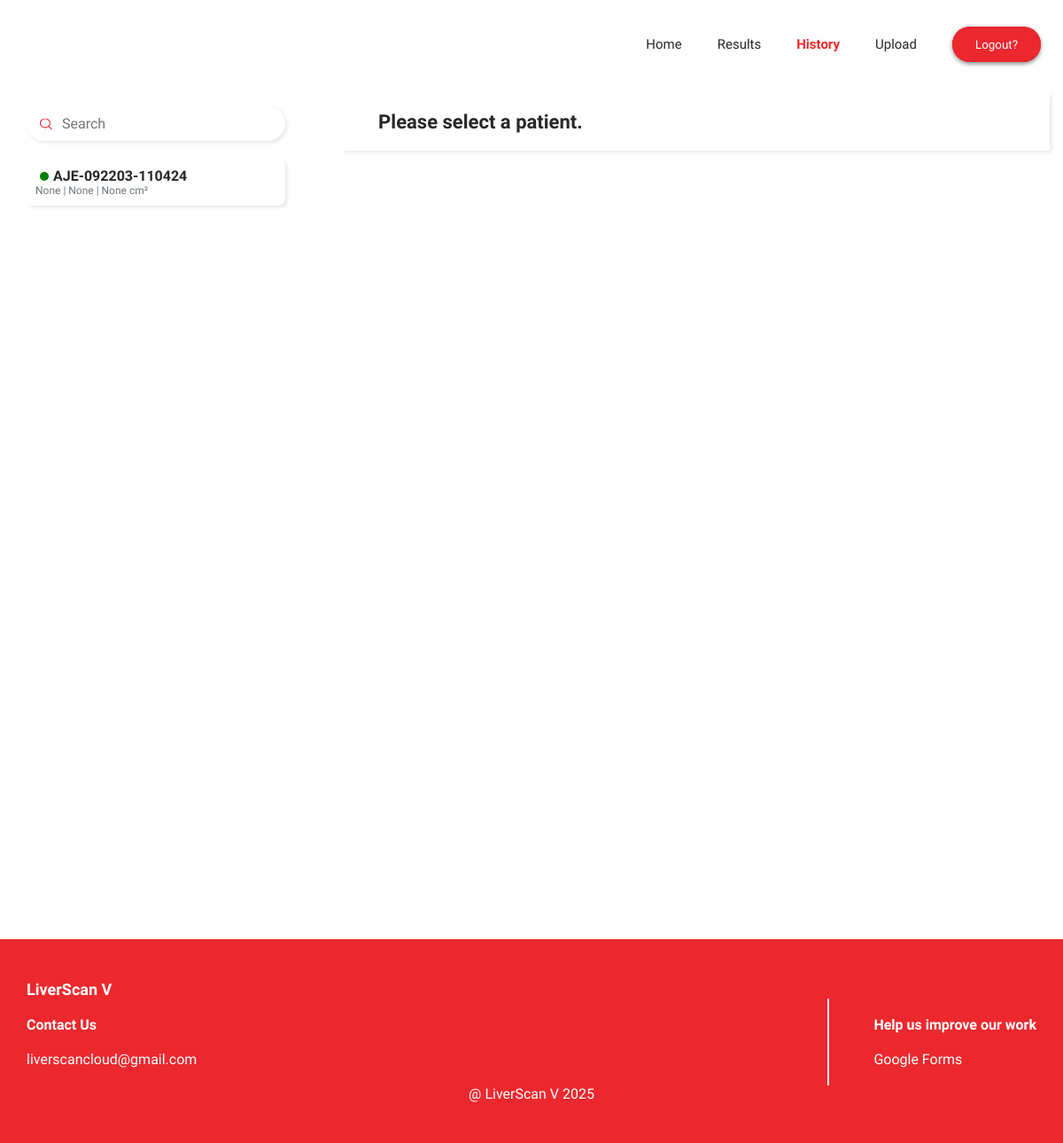
The page /doctor/history (signed in) on the database as committed earlier.
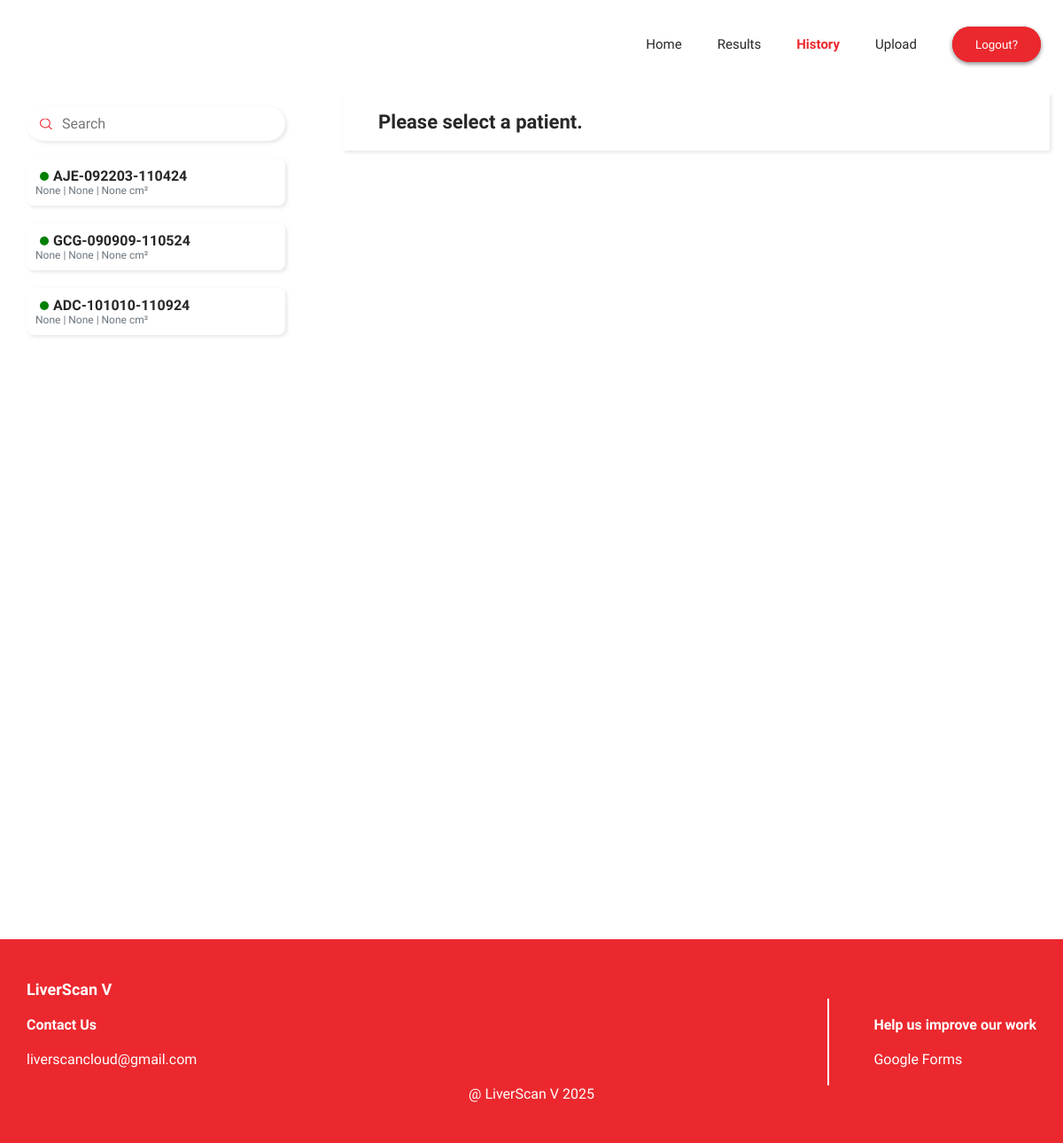
The same page on the database as committed later.
### liverscan/models.py (models this page shows, shortened)
class Diagnosis(models.Model):
    DIAGNOSIS_CHOICES = [
        ('abscess', 'Abscess'),
        ('cyst', 'Cyst'),
        ('tumor', 'Tumor'),
        ('none', 'None'),
    ]
    STATUS_CHOICES = [
        (1, "Input sent for prediction."),
        (2, "Prediction is ready."),
        (3, "Final diagnosis submitted."),
    ]
    patient_id = models.CharField(max_length=22)
    status = models.IntegerField(choices=STATUS_CHOICES)
    doctor_assigned = models.ForeignKey(CustomUser, on_delete=models.PROTECT)
    patient_initials = models.CharField(max_length=10)
    birthday = models.DateField()
    diagnosis_date = models.DateField()
    unenhanced_ct = models.ImageField(blank=True, null=True, upload_to='ct_scans/unenhanced/')
    arterial_ct = models.ImageField(blank=True, null=True, upload_to='ct_scans/arterial/')
    portal_venous_ct = models.ImageField(blank=True, null=True, upload_to='ct_scans/portal_venous/')
    initial_diagnosis = models.CharField(null=True, max_length=7, choices=DIAGNOSIS_CHOICES)
    confidence = models.DecimalField(null=True, max_digits=4, decimal_places=2)
    area = models.DecimalField(null=True, max_digits=6, decimal_places=2)
    remarks = models.TextField(blank=True, null=True)
    final_diagnosis = models.CharField(blank=False, null=True, max_length=7, choices=DIAGNOSIS_CHOICES)

### lssite/views.py (the view)
# urls.py: path('doctor/history', patient_history_view, name='patient-history'),
@user_passes_test(doctor_required)
def patient_history_view(request):
    logout_view(request)
    context = {}
    context['curr_page'] = 'patient-history'
    context['diagnoses'] = Diagnosis.objects.filter(status=3)
    return render(request, 'patient_history.html', context=context)

### lssite/views.py (called while the page is built)
def logout_view(request):
    if request.method == "POST":
        if 'logout' in request.POST:
            logout(request)
            print('\n\n can we redirect chat \n\n')
            return redirect('home')

def doctor_required(user):
    return user.role == 'doctor'

### templates/patient_history.html (shortened to what this page needs)
{% extends 'main/main.html' %}
{% load static %}
{% block content %}
<div class="assigned-reports">
    <div class="assigned-reports-left-panel">
        <div class="search-container">
            <input type="text" placeholder="Search" class="search-input" id="search-input">
            <img src="{% static 'img/search.svg' %}" alt="Search" class="search-icon">
        </div>
        <div class="assigned-reports-card-container">
            {% for diagnosis in diagnoses %}
            <div class="assigned-reports-card" data-target="{{ diagnosis.id }}" data-id="{{ diagnosis.id }}" onclick="fetchDiagnosisDetails('{{ diagnosis.id }}')">
                <div class="assigned-reports-card-content">
                    <h2 class="search-items" style="display: flex; align-items: center; ">
                        <svg  style="margin: 0px 5px 0px 5px;" width="10" height="10">
                            <circle cx="5" cy="5" r="5" fill="green" />
                        </svg>
                        {{ diagnosis.patient_id }}</h2>
                    <p>{{ diagnosis.initial_diagnosis }} | {{ diagnosis.confidence }} | {{ diagnosis.area }} cm&sup2;</p>
                </div>
            </div>
            {% endfor %}
        </div>
    </div>
    <div class="assigned-reports-right-panel" id="assigned-reports-right-panel">
        <div class="assigned-reports-report-details">
            <div class="no-form-selected" style="display: block;"><h1>Please select a patient.</h1></div>
        </div>
    </div>
</div>
{% endblock %}

Rows that differ between the two databases and show on the page:
added Diagnosis: patient_id "GCG-090909-110524", initial_diagnosis "None", confidence "None", area "None"
added Diagnosis: patient_id "ADC-101010-110924", initial_diagnosis "None", confidence "None", area "None"
